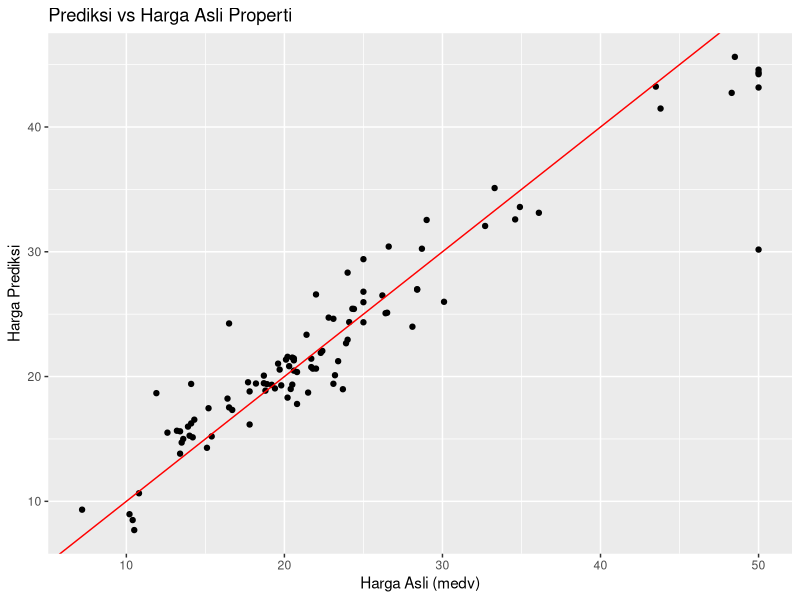

Write R code to recreate this figure.
install.packages("mlbench")
install.packages("caret")
install.packages("randomForest")
install.packages("ggplot2")

# Memuat pustaka yang diperlukan
library(mlbench)
library(caret)
library(randomForest)
library(ggplot2)

# Memuat dataset Boston Housing
data(BostonHousing)

# Memeriksa struktur data
str(BostonHousing)

# Melihat beberapa baris pertama dari dataset
head(BostonHousing)

# Memisahkan data menjadi data latih dan data uji
set.seed(42)
trainIndex <- createDataPartition(BostonHousing$medv, p = 0.8, list = FALSE)
trainData <- BostonHousing[trainIndex, ]
testData <- BostonHousing[-trainIndex, ]

# Membangun model Random Forest untuk prediksi harga rumah
model_rf <- randomForest(medv ~ ., data = trainData)

# Melihat ringkasan model
print(model_rf)

# Memprediksi harga properti menggunakan model yang telah dilatih
predictions <- predict(model_rf, testData)

# Membuat matriks
postResample(predictions, testData$medv)

# Menghitung MSE (Mean Squared Error) untuk mengevaluasi model
mse <- mean((predictions - testData$medv)^2)
cat("MSE (Mean Squared Error): ", mse)

# Visualisasi prediksi vs harga asli
ggplot(data = testData, aes(x = medv, y = predictions)) +
  geom_point() +
  geom_abline(slope = 1, intercept = 0, color = "red") +
  labs(title = "Prediksi vs Harga Asli Properti",
       x = "Harga Asli (medv)",
       y = "Harga Prediksi")

# Menghitung R-squared untuk mengevaluasi positif model
rsq <- 1 - sum((predictions - testData$medv)^2) / sum((mean(testData$medv) - testData$medv)^2)
cat("R-squared: ", rsq)
